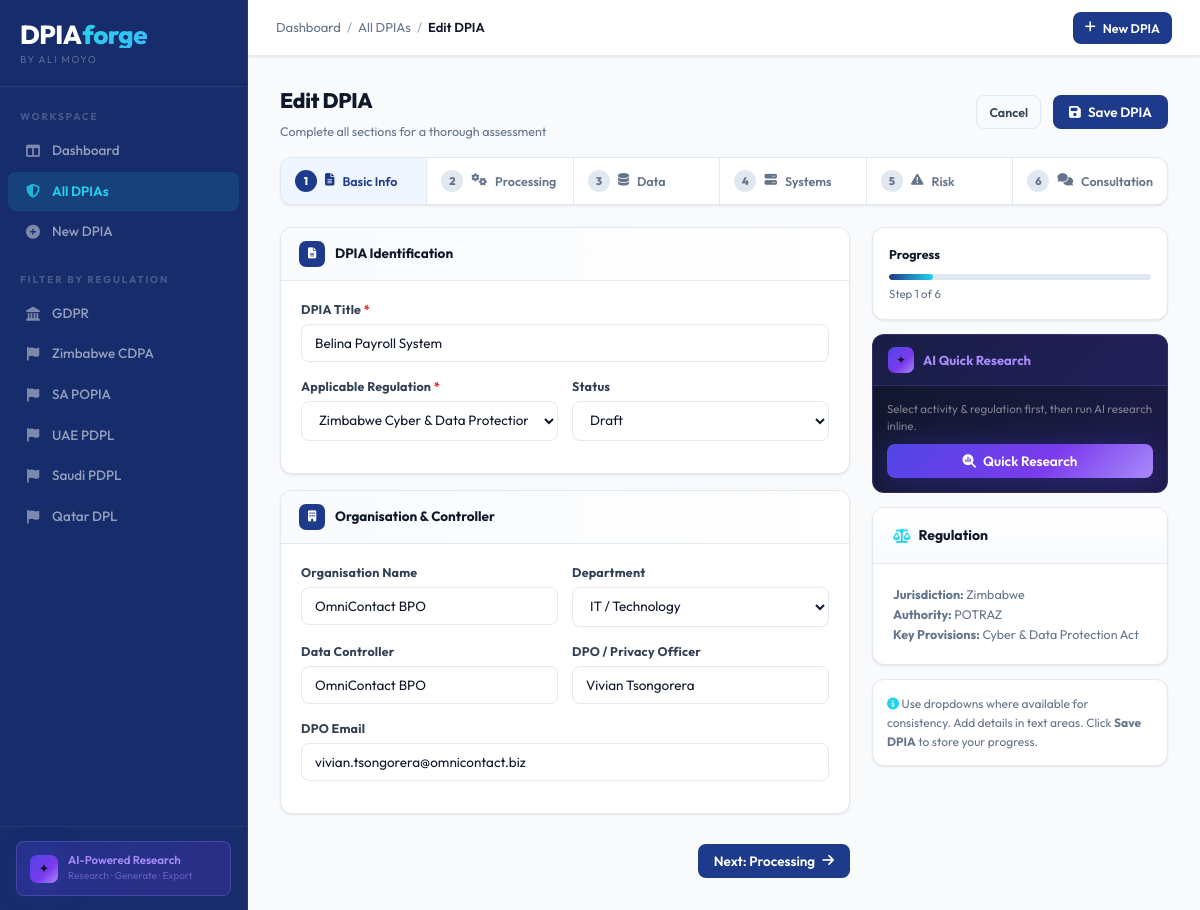
The app's page /dpias/3/edit with its own data.
### tables this page shows
CREATE TABLE dpias (
            id              INTEGER PRIMARY KEY AUTOINCREMENT,
            ref_number      TEXT UNIQUE NOT NULL,
            title           TEXT NOT NULL,
            status          TEXT NOT NULL DEFAULT 'draft',
            regulation      TEXT NOT NULL,
            org_name        TEXT,
            department      TEXT,
            controller_name TEXT,
            dpo_name        TEXT,
            dpo_email       TEXT,
            activity_type   TEXT,
            activity_desc   TEXT,
            purpose         TEXT,
            legal_basis     TEXT,
            data_categories TEXT,
            special_cats    TEXT,
            data_subjects   TEXT,
            subject_count   TEXT,
            retention       TEXT,
            systems         TEXT,
            processors      TEXT,
            intl_transfer   TEXT,
            transfer_dest   TEXT,
            transfer_mech   TEXT,
            necessity       TEXT,
            proportionality TEXT,
            risks           TEXT,
            overall_risk    TEXT,
            residual_risk   TEXT,
            dpo_consulted   TEXT,
            auth_consulted  TEXT,
            subjects_consulted TEXT,
            consult_notes   TEXT,
            ai_research     TEXT,
            ai_full_dpia    TEXT,
            created_at      TEXT NOT NULL,
            updated_at      TEXT NOT NULL
        );

### app.py (the view)
@app.route("/dpias/<int:dpia_id>/edit", methods=["GET", "POST"])
def dpia_edit(dpia_id):
    dpia = db.get_dpia(dpia_id)
    if not dpia:
        abort(404)
    ctx = _form_ctx()
    if request.method == "POST":
        data = _collect_form(request.form)
        db.update_dpia(dpia_id, data)
        flash("DPIA updated.", "success")
        return redirect(url_for("dpia_detail", dpia_id=dpia_id))
    return render_template("dpia_form.html", mode="edit", dpia=dpia, **ctx)

### app.py (called while the page is built)
def _form_ctx():
    return dict(
        regulations=REGULATIONS,
        activity_types=ACTIVITY_TYPES,
        legal_bases=LEGAL_BASES,
        data_categories=DATA_CATEGORIES,
        data_subjects=DATA_SUBJECTS,
        subject_counts=SUBJECT_COUNTS,
        retention_options=RETENTION_OPTIONS,
        risk_levels=RISK_LEVELS,
        yes_no_na=YES_NO_NA,
        departments=DEPARTMENTS,
        statuses=STATUSES,
    )

### database.py (called while the page is built)
@contextmanager
def get_db():
    conn = sqlite3.connect(DB_PATH)
    conn.row_factory = sqlite3.Row
    conn.execute("PRAGMA journal_mode=WAL")
    try:
        yield conn
        conn.commit()
    except Exception:
        conn.rollback()
        raise
    finally:
        conn.close()

def _parse_json(val, default=None):
    if default is None:
        default = []
    if not val:
        return default
    try:
        return json.loads(val)
    except Exception:
        return default

def row_to_dict(row) -> dict:
    if row is None:
        return None
    d = dict(row)
    d["data_categories"] = _parse_json(d.get("data_categories"), [])
    d["special_cats"]    = _parse_json(d.get("special_cats"), [])
    d["risks"]           = _parse_json(d.get("risks"), [])
    return d

def get_dpia(dpia_id: int) -> dict:
    with get_db() as conn:
        row = conn.execute("SELECT * FROM dpias WHERE id=?", (dpia_id,)).fetchone()
    return row_to_dict(row)

### templates/dpia_form.html (shortened to what this page needs)
{% extends "base.html" %}
{% block breadcrumb %}
<a href="{{ url_for('dashboard') }}">Dashboard</a>
<span class="breadcrumb-sep">/</span>
<a href="{{ url_for('dpia_list') }}">All DPIAs</a>
<span class="breadcrumb-sep">/</span>
<strong>{% if mode=='edit' %}Edit DPIA{% else %}New DPIA{% endif %}</strong>
{% endblock %}
{% block content %}
{% if mode=='edit' %}
<form method="post" action="{{ url_for('dpia_edit', dpia_id=dpia.id) }}" id="dpiaForm">
{% else %}
<form method="post" action="{{ url_for('dpia_new') }}" id="dpiaForm">
{% endif %}
<div class="flex-between mb-4">
  <div>
    <h1 style="font-size:21px;font-weight:800;letter-spacing:-.3px">
      {% if mode=='edit' %}Edit DPIA{% else %}Create New DPIA{% endif %}
    </h1>
    <p style="font-size:12.5px;color:var(--c-muted);margin-top:3px">Complete all sections for a thorough assessment</p>
  </div>
  <div class="flex-center gap-3">
    <a href="{{ url_for('dpia_list') }}" class="btn btn-outline btn-sm">Cancel</a>
    <button type="submit" class="btn btn-primary"><i class="fa-solid fa-floppy-disk"></i> Save DPIA</button>
  </div>
</div>
<div class="steps-bar" id="stepsBar">
  {% set step_labels = [
    (1,'fa-file-lines','Basic Info'),
    (2,'fa-gears','Processing'),
    (3,'fa-database','Data'),
    (4,'fa-server','Systems'),
    (5,'fa-triangle-exclamation','Risk'),
    (6,'fa-comments','Consultation'),
  ] %}
  {% for n,ico,lbl in step_labels %}
  <button type="button" class="step-btn {% if n==1 %}active{% endif %}" onclick="goStep({{ n }})" id="stepBtn{{ n }}">
    <span class="step-num" id="stepNum{{ n }}">{{ n }}</span>
    <i class="fa-solid {{ ico }}"></i> {{ lbl }}
  </button>
  {% endfor %}
</div>
<div class="form-layout">
  <div>
    <div class="form-panel active" id="panel-1">
      <div class="f-card">
        <div class="f-card-head">
          <div class="f-card-icon"><i class="fa-solid fa-file-lines"></i></div>
          <div class="f-card-title">DPIA Identification</div>
        </div>
        <div class="f-card-body">
          <div class="form-row c1">
            <div class="form-group">
              <label class="form-label">DPIA Title <span class="req">*</span></label>
              <input name="title" class="form-control" required placeholder="e.g. Employee Monitoring System DPIA"
                     value="{{ dpia.get('title','') }}">
            </div>
          </div>
          <div class="form-row">
            <div class="form-group">
              <label class="form-label">Applicable Regulation <span class="req">*</span></label>
              <select name="regulation" id="regSelect" class="form-control" required onchange="updateLegalBases();updateRegInfo()">
                {% for val,lbl in regulations %}
                <option value="{{ val }}" {% if dpia.get('regulation')==val %}selected{% endif %}>{{ lbl }}</option>
                {% endfor %}
              </select>
            </div>
            <div class="form-group">
              <label class="form-label">Status</label>
              <select name="status" class="form-control">
                {% for val,lbl in statuses %}
                <option value="{{ val }}" {% if dpia.get('status','')==val or (not dpia.get('status') and val=='draft') %}selected{% endif %}>{{ lbl }}</option>
                {% endfor %}
              </select>
            </div>
          </div>
        </div>
      </div>
      <div class="f-card">
        <div class="f-card-head">
          <div class="f-card-icon"><i class="fa-solid fa-building"></i></div>
          <div class="f-card-title">Organisation & Controller</div>
        </div>
        <div class="f-card-body">
          <div class="form-row">
            <div class="form-group">
              <label class="form-label">Organisation Name</label>
              <input name="org_name" class="form-control" placeholder="Your organisation"
                     value="{{ dpia.get('org_name','') }}">
            </div>
            <div class="form-group">
              <label class="form-label">Department</label>
              <select name="department" class="form-control">
                {% for d in departments %}
                <option value="{{ d }}" {% if dpia.get('department')==d %}selected{% endif %}>{{ d }}</option>
                {% endfor %}
              </select>
            </div>
          </div>
          <div class="form-row">
            <div class="form-group">
              <label class="form-label">Data Controller</label>
              <input name="controller_name" class="form-control" placeholder="Responsible entity"
                     value="{{ dpia.get('controller_name','') }}">
            </div>
            <div class="form-group">
              <label class="form-label">DPO / Privacy Officer</label>
              <input name="dpo_name" class="form-control" placeholder="Full name"
                     value="{{ dpia.get('dpo_name','') }}">
            </div>
          </div>
          <div class="form-row c1">
            <div class="form-group">
              <label class="form-label">DPO Email</label>
              <input name="dpo_email" type="email" class="form-control" placeholder="dpo@organisation.com"
                     value="{{ dpia.get('dpo_email','') }}">
            </div>
          </div>
        </div>
      </div>
      <div class="form-nav">
        <button type="button" class="btn btn-primary" onclick="goStep(2)">
          Next: Processing <i class="fa-solid fa-arrow-right"></i>
        </button>
      </div>
    </div>
                {% set cur_reg = dpia.get('regulation','GDPR') %}
                {% set bases = legal_bases.get(cur_reg, legal_bases.GDPR) %}
            {% set special_cats_list = ['Racial or ethnic origin','Political opinions','Religious beliefs',
              'Trade union membership','Genetic data','Biometric data (identification)',
              'Health data','Sexual orientation / sex life','Criminal convictions'] %}
  </div>
  <div class="form-sidebar">
    <div class="card">
      <div class="card-body" style="padding:16px">
        <div style="font-size:12.5px;font-weight:700;color:var(--c-text)">Progress</div>
        <div class="prog-track"><div class="prog-fill" id="progFill" style="width:16.66%"></div></div>
        <div style="font-size:11.5px;color:var(--c-muted)" id="progLabel">Step 1 of 6</div>
      </div>
    </div>
    <div class="ai-sidebar">
      <div class="ai-sb-head">
        <div class="ai-sb-icon">✦</div>
        <div class="ai-sb-title">AI Quick Research</div>
      </div>
      <div class="ai-sb-body">
        <p style="font-size:11.5px;color:rgba(255,255,255,.45);margin-bottom:10px;line-height:1.5">
          Select activity &amp; regulation first, then run AI research inline.
        </p>
        <button type="button" class="btn btn-ai w-full" style="justify-content:center" onclick="quickResearch()">
          <i class="fa-solid fa-magnifying-glass-chart"></i> Quick Research
        </button>
      </div>
    </div>
    <div class="card" id="regInfoCard" style="display:none">
      <div class="card-header"><div class="card-title"><i class="fa-solid fa-scale-balanced"></i> Regulation</div></div>
      <div class="card-body" style="font-size:12.5px;color:var(--c-muted);line-height:1.6" id="regInfoBody"></div>
    </div>
    <div class="card">
      <div class="card-body" style="padding:14px;font-size:12px;color:var(--c-muted);line-height:1.6">
        <i class="fa-solid fa-circle-info" style="color:var(--c-accent)"></i>
        Use dropdowns where available for consistency. Add details in text areas. Click <strong>Save DPIA</strong> to store your progress.
      </div>
    </div>
  </div>
</div>
</form>
{% endblock %}

### templates/base.html (style rules this page uses)
:root { --c-primary: #1E3A8A; --c-primary-l: #2B4EAE; --c-primary-d: #162C6B; --c-secondary: #334155; --c-accent: #22D3EE; --c-accent-d: #0EA5C9; --c-bg: #F8FAFC; --c-surface: #FFFFFF; --c-border: #E2E8F0; --c-text: #0F172A; --c-muted: #64748B; --c-subtle: #94A3B8; --ai-indigo: #4F46E5; --ai-navy: #0F172A; --ai-purple: #A78BFA; --ai-blue: #38BDF8; --ai-grad: linear-gradient(135deg, #4F46E5 0%, #7C3AED 60%, #A78BFA 100%); --ai-grad-glow: 0 4px 32px rgba(79,70,229,.35); --s-draft: #94A3B8; --s-draft-bg: #F1F5F9; --s-review: #D97706; --s-review-bg: #FFFBEB; --s-approved: #059669; --s-approved-bg: #ECFDF5; --s-rejected: #DC2626; --s-rejected-bg: #FEF2F2; --r-low: #059669; --r-low-bg: #ECFDF5; --r-med: #D97706; --r-med-bg: #FFFBEB; --r-high: #DC2626; --r-high-bg: #FEF2F2; --r-vhigh:#7C3AED; --r-vhigh-bg:#F5F3FF; --radius: 12px; --radius-sm: 8px; --radius-xs: 6px; --shadow-sm: 0 1px 3px rgba(0,0,0,.06), 0 1px 2px rgba(0,0,0,.04); --shadow: 0 4px 16px rgba(30,58,138,.08); --shadow-lg: 0 8px 32px rgba(30,58,138,.14); --tx: all .18s cubic-bezier(.4,0,.2,1); }
*,*::before,*::after { box-sizing:border-box;margin:0;padding:0 }
html { height:100% }
body { font-family:'Outfit',sans-serif;font-size:14px;line-height:1.6; color:var(--c-text);background:var(--c-bg); display:flex;min-height:100vh; }
a { color:inherit;text-decoration:none }
button { cursor:pointer;font-family:inherit }
.breadcrumb a { transition:var(--tx) }
.breadcrumb-sep { color:var(--c-subtle) }
.breadcrumb strong { color:var(--c-text);font-weight:600 }
.btn { display:inline-flex;align-items:center;gap:7px; padding:8px 16px;border-radius:var(--radius-sm); font-size:13.5px;font-weight:600;border:none; transition:var(--tx);font-family:'Outfit',sans-serif; white-space:nowrap; }
.btn-primary { background:var(--c-primary);color:#fff }
.btn-outline { background:transparent;border:1.5px solid var(--c-border);color:var(--c-secondary) }
.btn-ai { background:var(--ai-grad);color:#fff; box-shadow:var(--ai-grad-glow); }
.btn-sm { padding:6px 12px;font-size:12.5px }
.card { background:var(--c-surface);border:1px solid var(--c-border); border-radius:var(--radius);box-shadow:var(--shadow-sm);overflow:hidden; }
.card-header { padding:16px 20px;border-bottom:1px solid var(--c-border); display:flex;align-items:center;justify-content:space-between; background:linear-gradient(180deg,#fff 0%,var(--c-bg) 100%); }
.card-title { font-size:14px;font-weight:700;color:var(--c-text); display:flex;align-items:center;gap:8px; }
.card-title i { color:var(--c-accent) }
.card-body { padding:20px }
.form-group { display:flex;flex-direction:column;gap:5px }
.form-label { font-size:12.5px;font-weight:700;color:var(--c-secondary);letter-spacing:.2px }
.form-label .req { color:#DC2626 }
.form-control { width:100%;padding:9px 13px; border:1.5px solid var(--c-border);border-radius:var(--radius-sm); font-size:13.5px;font-family:'Outfit',sans-serif; color:var(--c-text);background:#fff; transition:var(--tx); }
.form-control::placeholder { color:var(--c-subtle) }
select.form-control { cursor:pointer }
.flex-center { display:flex;align-items:center }
.flex-between { display:flex;align-items:center;justify-content:space-between }
.gap-3 { gap:12px }
.mb-4 { margin-bottom:16px }
.w-full { width:100% }

### records on screen
dpias: title "Belina Payroll System", regulation "Zimbabwe Cyber & Data Protection Act", status "Draft", org_name "OmniContact BPO", department "IT / Technology", controller_name "OmniContact BPO", dpo_name "Vivian Tsongorera", dpo_email "vivian.tsongorera@omnicontact.biz"

### other values on screen
{{ lbl }} "GDPR" "Zimbabwe CDPA" "SA POPIA" "UAE PDPL" "Saudi PDPL" "Qatar DPL"
{{ n }} "1" "2" "3" "4" "5" "6"
{{ lbl }} "Basic Info" "Processing" "Data" "Systems" "Risk" "Consultation"
